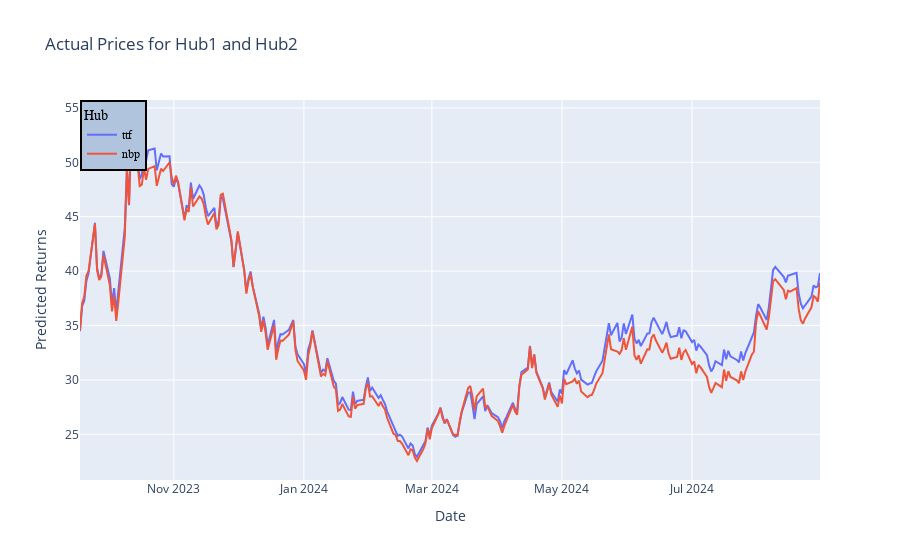

Here is the notebook cell this chart was saved with:
### Code cell
fig = px.line(
    x=hub1_actuals.index,
    y=[hub1_actuals[hub1_name], hub2_actuals[hub2_name]],
    labels={'x': 'Date', 'value': 'Predicted Returns', 'variable': 'Hub'},
    title='Actual Prices for Hub1 and Hub2'
)

# Update the names for each line in the legend
fig.data[0].name = hub1_name  # Assign custom name for hub1 in the legend
fig.data[1].name = hub2_name  # Assign custom name for hub2 in the legend

fig.update_layout(
    legend_title_text='Hub',
    legend=dict(
        x=0,
        y=1,
        traceorder='normal',
        font=dict(
            family='sans-serif',
            size=12,
            color='black'
        ),
        bgcolor='LightSteelBlue',
        bordercolor='Black',
        borderwidth=2
    )
)

fig.show()

### Figure 1 — Plotly figure (JSON) as saved in the notebook; plotly's stock layout.template omitted (floating-point values rounded to 4 significant figures; data arrays with more than 128 entries replaced by an {"elided": "..."} marker saying what was removed)
{"data": [{"hovertemplate": "Hub=wide_variable_0<br>Date=%{x}<br>Predicted Returns=%{y}<extra></extra>", "legendgroup": "wide_variable_0", "line": {"color": "#636efa", "dash": "solid"}, "marker": {"symbol": "circle"}, "mode": "lines", "name": "ttf", "orientation": "v", "showlegend": true, "type": "scatter", "x": {"elided": "250 str values"}, "xaxis": "x", "y": {"elided": "250 float values"}, "yaxis": "y"}, {"hovertemplate": "Hub=wide_variable_1<br>Date=%{x}<br>Predicted Returns=%{y}<extra></extra>", "legendgroup": "wide_variable_1", "line": {"color": "#EF553B", "dash": "solid"}, "marker": {"symbol": "circle"}, "mode": "lines", "name": "nbp", "orientation": "v", "showlegend": true, "type": "scatter", "x": {"elided": "250 str values"}, "xaxis": "x", "y": {"elided": "250 float values"}, "yaxis": "y"}], "layout": {"legend": {"bgcolor": "LightSteelBlue", "bordercolor": "Black", "borderwidth": 2, "font": {"color": "black", "family": "sans-serif", "size": 12}, "title": {"text": "Hub"}, "tracegroupgap": 0, "traceorder": "normal", "x": 0, "y": 1}, "title": {"text": "Actual Prices for Hub1 and Hub2"}, "xaxis": {"anchor": "y", "domain": [0, 1], "title": {"text": "Date"}}, "yaxis": {"anchor": "x", "domain": [0, 1], "title": {"text": "Predicted Returns"}}}}
